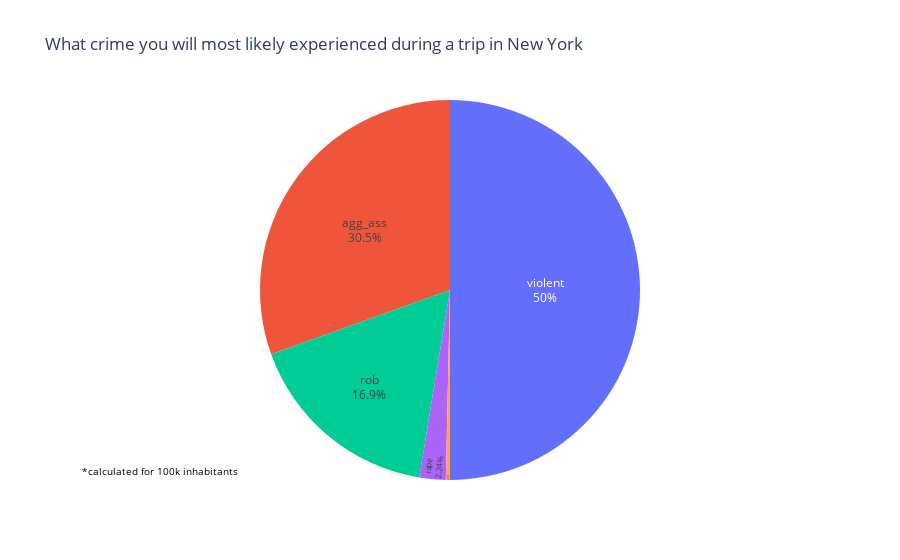

Notebook source saved alongside this figure:
### Markdown cell above
# <font color='violet'>Which aggression will we most likely experience in New York in 2015 ?</font>

### Code cell
fig = px.pie(df_crime_experienced__, values='nb_crime', names='crime_cat',
             title = "What crime you will most likely experienced during a trip in New York ")
fig.update_traces(textposition='inside', textinfo='percent+label')
fig.update_layout(showlegend=False) 
annotation = {
    'xref': 'paper',  
    'yref': 'paper',  
    'x': 0.0, 
    'y': 0.0, 
    'text': '*calculated for 100k inhabitants',
    'showarrow': False,
    'arrowhead': 0,
    'font': {'size': 10, 'color': 'black'},
    'font_family' : 'Open Sans'
}

fig.update_layout({'annotations': [annotation]})
fig.show()

### Figure 1 — Plotly figure (JSON) as saved in the notebook; plotly's stock layout.template omitted (floating-point values rounded to 4 significant figures)
{"data": [{"domain": {"x": [0, 1], "y": [0, 1]}, "hovertemplate": "crime_cat=%{label}<br>nb_crime=%{value}<extra></extra>", "labels": ["violent", "agg_ass", "rob", "rape", "homs"], "legendgroup": "", "name": "", "showlegend": true, "textinfo": "percent+label", "textposition": "inside", "type": "pie", "values": [585.8, 357.2, 198.2, 26.24, 4.117]}], "layout": {"annotations": [{"arrowhead": 0, "font": {"color": "black", "family": "Open Sans", "size": 10}, "showarrow": false, "text": "*calculated for 100k inhabitants", "x": 0, "xref": "paper", "y": 0, "yref": "paper"}], "legend": {"tracegroupgap": 0}, "showlegend": false, "title": {"text": "What crime you will most likely experienced during a trip in New York "}}}
